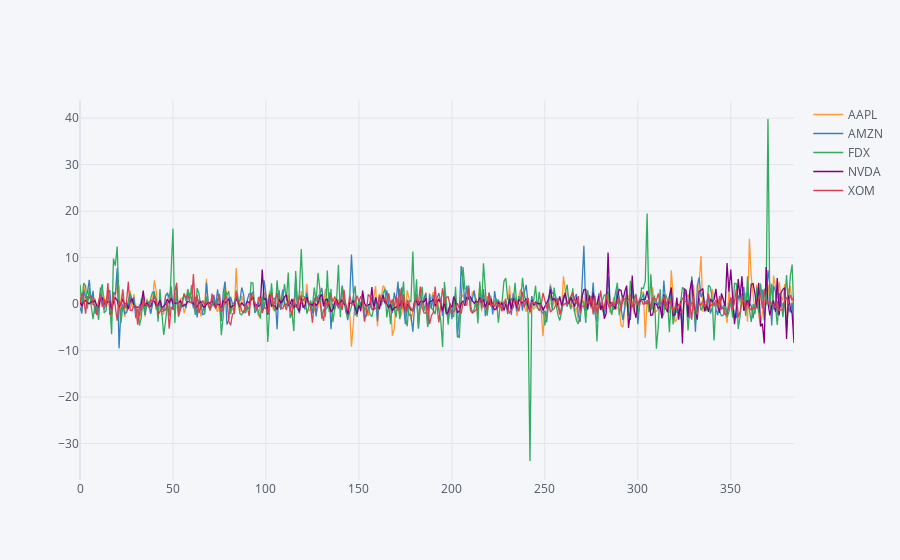

Write notebook code for a chart like this one.
### Code cell
# plot us portfolio
cf.set_config_file(offline = True)
us_portfolio_diff_df.iplot()

### Figure 1 — Plotly figure (JSON) as saved in the notebook; plotly's stock layout.template omitted (floating-point values rounded to 4 significant figures; data arrays with more than 128 entries replaced by an {"elided": "..."} marker saying what was removed)
{"data": [{"line": {"color": "rgba(255, 153, 51, 1.0)", "dash": "solid", "shape": "linear", "width": 1.3}, "mode": "lines", "name": "AAPL", "text": "", "type": "scatter", "x": {"elided": "385 int values"}, "y": {"elided": "385 float values"}}, {"line": {"color": "rgba(55, 128, 191, 1.0)", "dash": "solid", "shape": "linear", "width": 1.3}, "mode": "lines", "name": "AMZN", "text": "", "type": "scatter", "x": {"elided": "385 int values"}, "y": {"elided": "385 float values"}}, {"line": {"color": "rgba(50, 171, 96, 1.0)", "dash": "solid", "shape": "linear", "width": 1.3}, "mode": "lines", "name": "FDX", "text": "", "type": "scatter", "x": {"elided": "385 int values"}, "y": {"elided": "385 float values"}}, {"line": {"color": "rgba(128, 0, 128, 1.0)", "dash": "solid", "shape": "linear", "width": 1.3}, "mode": "lines", "name": "NVDA", "text": "", "type": "scatter", "x": {"elided": "385 int values"}, "y": {"elided": "385 float values"}}, {"line": {"color": "rgba(219, 64, 82, 1.0)", "dash": "solid", "shape": "linear", "width": 1.3}, "mode": "lines", "name": "XOM", "text": "", "type": "scatter", "x": {"elided": "385 int values"}, "y": {"elided": "385 float values"}}], "layout": {"legend": {"bgcolor": "#F5F6F9", "font": {"color": "#4D5663"}}, "paper_bgcolor": "#F5F6F9", "plot_bgcolor": "#F5F6F9", "title": {"font": {"color": "#4D5663"}}, "xaxis": {"gridcolor": "#E1E5ED", "showgrid": true, "tickfont": {"color": "#4D5663"}, "title": {"font": {"color": "#4D5663"}, "text": ""}, "zerolinecolor": "#E1E5ED"}, "yaxis": {"gridcolor": "#E1E5ED", "showgrid": true, "tickfont": {"color": "#4D5663"}, "title": {"font": {"color": "#4D5663"}, "text": ""}, "zerolinecolor": "#E1E5ED"}}}
